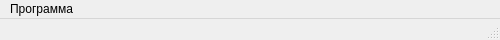
<?xml version="1.0" encoding="UTF-8"?>
<ui version="4.0">
 <class>AISClass</class>
 <widget class="QMainWindow" name="AISClass">
  <property name="geometry">
   <rect>
    <x>0</x>
    <y>0</y>
    <width>500</width>
    <height>40</height>
   </rect>
  </property>
  <property name="minimumSize">
   <size>
    <width>500</width>
    <height>40</height>
   </size>
  </property>
  <property name="maximumSize">
   <size>
    <width>16777215</width>
    <height>41</height>
   </size>
  </property>
  <property name="windowTitle">
   <string>AIS</string>
  </property>
  <widget class="QMenuBar" name="menuBar">
   <property name="geometry">
    <rect>
     <x>0</x>
     <y>0</y>
     <width>500</width>
     <height>21</height>
    </rect>
   </property>
   <widget class="QMenu" name="menu_Programma">
    <property name="title">
     <string>Программа</string>
    </property>
    <addaction name="action_UpdateAIS"/>
    <addaction name="separator"/>
    <addaction name="action_About"/>
    <addaction name="separator"/>
    <addaction name="action_Exit"/>
   </widget>
   <addaction name="menu_Programma"/>
  </widget>
  <widget class="StatusBarOnAIS" name="statusBar"/>
  <action name="action_Exit">
   <property name="text">
    <string>Выход</string>
   </property>
  </action>
  <action name="action_About">
   <property name="text">
    <string>О программе</string>
   </property>
   <property name="iconText">
    <string>О программе</string>
   </property>
  </action>
  <action name="action_UpdateAIS">
   <property name="text">
    <string>Выполнить обновление</string>
   </property>
  </action>
 </widget>
 <layoutdefault spacing="6" margin="11"/>
 <customwidgets>
  <customwidget>
   <class>StatusBarOnAIS</class>
   <extends>QStatusBar</extends>
   <header>statusbaronais.h</header>
  </customwidget>
 </customwidgets>
 <resources>
  <include location="../res/AIS.qrc"/>
 </resources>
 <connections>
  <connection>
   <sender>action_Exit</sender>
   <signal>triggered()</signal>
   <receiver>AISClass</receiver>
   <slot>close()</slot>
   <hints>
    <hint type="sourcelabel">
     <x>-1</x>
     <y>-1</y>
    </hint>
    <hint type="destinationlabel">
     <x>113</x>
     <y>20</y>
    </hint>
   </hints>
  </connection>
 </connections>
</ui>
